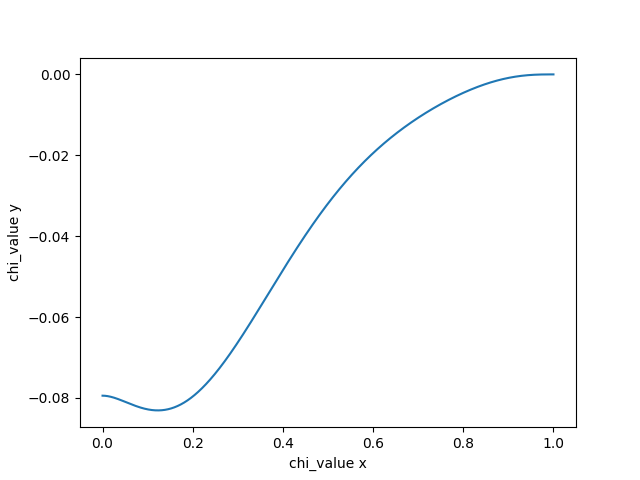

Here is the Python script that generated this plot:
import numpy as np 
import matplotlib.pyplot as plt
import pandas as pd 
import os 

def read_file(path: str) -> np.ndarray:
    return pd.read_csv(
        path,
        header=None,
        skipinitialspace=True,
        sep=' '
    ).to_numpy()


def main():
    file = read_file("jastrow_value_chi_1.dat")
    print(file.shape)
    # print(file[:,0])
    x = file[:,0]
    y = file[:,1]
    print(x[0], y[0])

    plt.figure()
    plt.plot(x,y)
    plt.xlabel('chi_value x')
    plt.ylabel('chi_value y')
    plt.savefig('jastrow_plot.png')
    # https://vallico.net/casino-forum/viewtopic.php?f=4&t=22


if __name__ == "__main__":
    main()
    plt.show()
